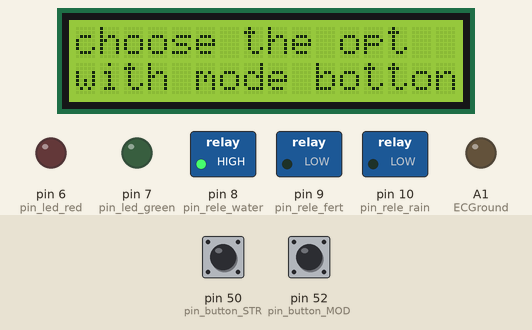
Recording of a sketch running on a simulated Arduino Mega 2560, built with avr-gcc and run on an emulated ATmega2560. Shown: 16×2 character LCD, switched loads named in the sketch (green lamp = pin HIGH), output pins drawn as LEDs (lit = HIGH). Inputs (shaded band) come from the test bench; at power-on: pin 52 (pin_button_MOD) HIGH, pin 50 (pin_button_STR) HIGH.

Above: at 1.4 s.
1.5 s: pin 52 (pin_button_MOD) pulled LOW for 0.15 s
At 2.5 s:
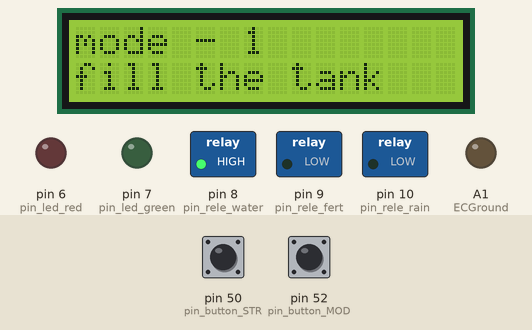
4.6 s: pin 50 (pin_button_STR) pulled LOW for 0.15 s
At 5.5 s:
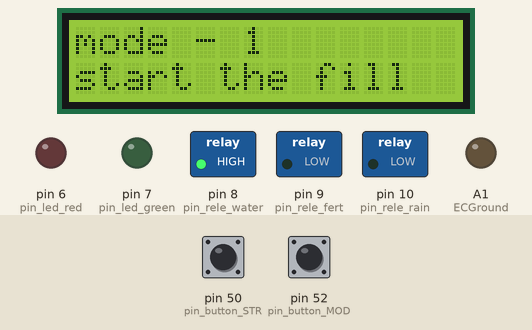
7.7 s: pin 50 (pin_button_STR) pulled LOW for 1 s
At 8.8 s:
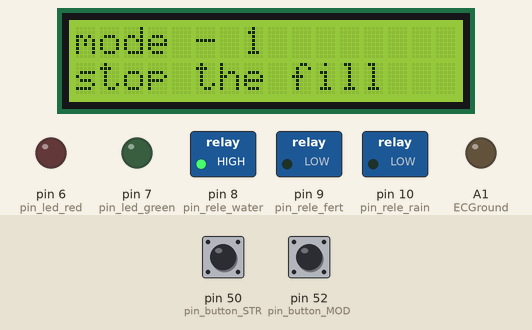
11.7 s: pin 52 (pin_button_MOD) pulled LOW for 1 s
At 12.2 s:
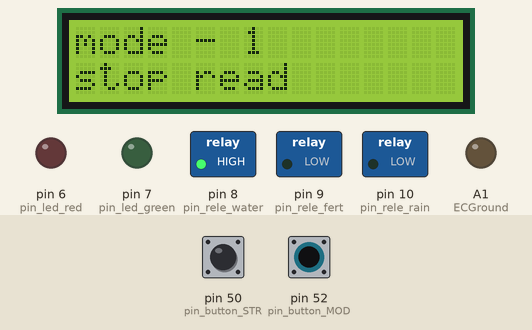
15.7 s: pin 50 (pin_button_STR) pulled LOW for 0.15 s
At 16.6 s:
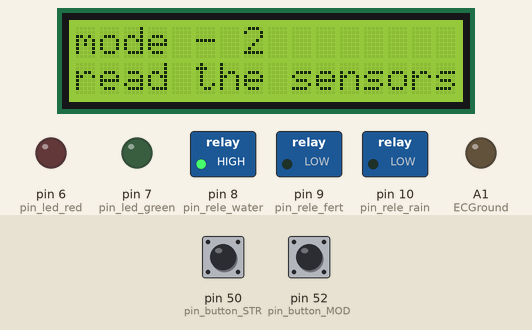
18.8 s: pin 52 (pin_button_MOD) pulled LOW for 3.2 s
At 20.0 s:
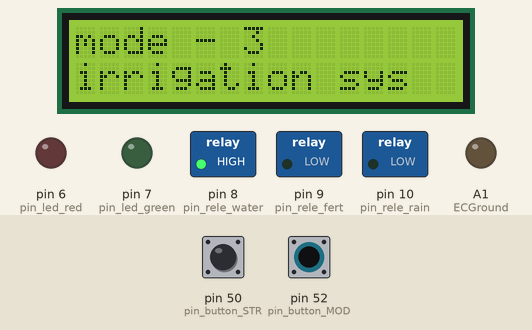
Timing chart, 0 to 21.8 s (numbered marks = the images above; inputs shaded):
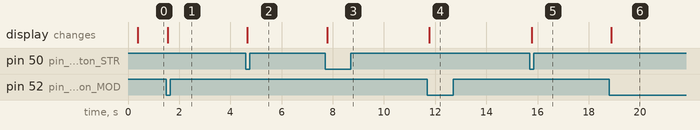

The sketch:

gaia_tanque_nutritivo.ino
```cpp
#include <DS3231.h>
#include <LiquidCrystal_I2C.h>
#include <Wire.h>
#include <OneWire.h>
#include <DallasTemperature.h>

// Init the DS3231 using the hardware interface
DS3231  rtc(SDA, SCL);

// Modulo I2C display no endereco 0x27
LiquidCrystal_I2C lcd(0x27,2,1,0,4,5,6,7,3, POSITIVE);

// Pino ligado ao sensor de nivel minimo
#define sen_nivel_minimo 4

// Pino ligado ao sensor de nivel maximo
#define sen_nivel_maximo 5

// Pino ligado ao Led verde de sinalização de tanque cheio
#define pin_led_green 7

// Pino ligado ao Led vermelho de sinalização de tanque vazio
#define pin_led_red 6

// Rele de acionamento da bomba de agua potavel
#define pin_rele_water 8

// Rele de acionamento da bomba de liquido nutritivel
#define pin_rele_fert 9

// Rele de acionamento da bomba de irrigação
#define pin_rele_rain 10

#define pin_button_STR 50

#define pin_button_MOD 52

//************************* User Defined Variables ********************************************************//


//##################################################################################
//-----------  Do not Replace R1 with a resistor lower than 300 ohms    ------------
//##################################################################################


int R1= 1000;
int Ra=25; //Resistance of powering Pins
int ECPin= A0;
int ECGround=A1;
int ECPower =A2;


//*********** Converting to ppm [Learn to use EC it is much better**************//
// Hana      [USA]        PPMconverion:  0.5
// Eutech    [EU]          PPMconversion:  0.64
//Tranchen  [Australia]  PPMconversion:  0.7
// Why didnt anyone standardise this?


float PPMconversion=0.7;


//*************Compensating for temperature ************************************//
//The value below will change depending on what chemical solution we are measuring
//0.019 is generaly considered the standard for plant nutrients [google "Temperature compensation EC" for more info
float TemperatureCoef = 0.019; //this changes depending on what chemical we are measuring


//********************** Cell Constant For Ec Measurements *********************//
//Mine was around 2.9 with plugs being a standard size they should all be around the same
//But If you get bad readings you can use the calibration script and fluid to get a better estimate for K
float K=2.88;


//************ Temp Probe Related *********************************************//
#define ONE_WIRE_BUS 13          // Data wire For Temp Probe is plugged into pin 10 on the Arduino
const int TempProbePossitive =8;  //Temp Probe power connected to pin 9
const int TempProbeNegative=9;    //Temp Probe Negative connected to pin 8


//***************************** END Of Recomended User Inputs *****************************************************************//

void controlaEC();
void GetEC();
void PrintReadings();
void controlaTanque();
void controlaIrrigacao();


OneWire oneWire(ONE_WIRE_BUS);// Setup a oneWire instance to communicate with any OneWire devices
DallasTemperature sensors(&oneWire);// Pass our oneWire reference to Dallas Temperature.


float Temperature=10;
float EC=0;
float EC25 =0;
int ppm =0;


float raw= 0;
float Vin= 5;
float Vdrop= 0;
float Rc= 0;
float buffer=0;

void setup() {
  Serial.begin(9600);
  // The following lines can be uncommented to set the date and time
  //rtc.setDOW(SUNDAY);     // Set Day-of-Week to SUNDAY
  //rtc.setTime(19, 4, 0);     // Set the time to 12:00:00 (24hr format)
  //rtc.setDate(1, 6, 2019);   // Set the date to January 1st, 2014

  pinMode (sen_nivel_minimo, INPUT);
  pinMode (sen_nivel_maximo, INPUT);
  pinMode (pin_led_green, OUTPUT);
  pinMode (pin_led_red, OUTPUT);
  pinMode (pin_rele_water, OUTPUT);
  pinMode (pin_rele_fert, OUTPUT);
  pinMode (pin_rele_rain, OUTPUT);
   pinMode(pin_button_STR, INPUT_PULLUP);
  pinMode(pin_button_MOD, INPUT_PULLUP);

  //*********************************Setup - runs Once and sets pins etc ******************************************************//
  pinMode(TempProbeNegative , OUTPUT ); //seting ground pin as output for tmp probe
  digitalWrite(TempProbeNegative , LOW );//Seting it to ground so it can sink current
  pinMode(TempProbePossitive , OUTPUT );//ditto but for positive
  digitalWrite(TempProbePossitive , HIGH );
  pinMode(ECPin,INPUT);
  pinMode(ECPower,OUTPUT);//Setting pin for sourcing current
  pinMode(ECGround,OUTPUT);//setting pin for sinking current
  digitalWrite(ECGround,LOW);//We can leave the ground connected permanantly

  // Initialize the rtc object
  rtc.begin();

  // Initialize the lcd object
  lcd.begin (16,2);

  delay(100);

  sensors.begin();// gives sensor time to settle

  delay(100);

  R1=(R1+Ra);

}

//************ This Loop Is called From Main Loop************************//
void GetEC(){


//*********Reading Temperature Of Solution *******************//
sensors.requestTemperatures();// Send the command to get temperatures
Temperature=sensors.getTempCByIndex(0); //Stores Value in Variable


//************Estimates Resistance of Liquid ****************//
digitalWrite(ECPower,HIGH);
raw= analogRead(ECPin);
raw= analogRead(ECPin);// This is not a mistake, First reading will be low beause if charged a capacitor
digitalWrite(ECPower,LOW);


//***************** Converts to EC **************************//
Vdrop= (Vin*raw)/1024.0;
Rc=(Vdrop*R1)/(Vin-Vdrop);
Rc=Rc-Ra; //acounting for Digital Pin Resitance
EC = 1000/(Rc*K);


//*************Compensating For Temperaure********************//
EC25  =  EC/ (1+ TemperatureCoef*(Temperature-25.0));
ppm=(EC25)*(PPMconversion*1000);


;}
//************************** End OF EC Function ***************************//

//***This Loop Is called From Main Loop- Prints to serial usefull info ***//
void PrintReadings(){
Serial.print("Rc: ");
Serial.print(Rc);
Serial.print(" EC: ");
Serial.print(EC25);
Serial.print(" Simens  ");
Serial.print(ppm);
Serial.print(" ppm  ");
Serial.print(Temperature);
Serial.println(" *C ");


/*
//********** Usued for Debugging ************
Serial.print("Vdrop: ");
Serial.println(Vdrop);
Serial.print("Rc: ");
Serial.println(Rc);
Serial.print(EC);
Serial.println("Siemens");
//********** end of Debugging Prints *********
*/
};

//************************************* Main Loop - controlaEC() ***************************************************************//
//Moved Heavy Work To subroutines so you can call them from main loop without cluttering the main loop
void controlaEC(){
  static unsigned long delayEC;


if ( (millis() - delayEC) < 500){

    GetEC();          //Calls Code to Go into GetEC() Loop [Below Main Loop] dont call this more that 1/5 hhz [once every five seconds] or you will polarise the water
    PrintReadings();  // Cals Print routine [below main loop]

  }

if ( (millis() - delayEC) >= 4500){
  //Zera a variavel delayPisca com o tempo atual depois que passar 800 ms
  delayEC = millis();
}


}
//************************************** End Of Main Loop **********************************************************************//

void controlaTanque() {
static byte estadoTank = 0;
static byte estadoRele = 0;
static bool estadoMinimo = true;
static bool estadoMaximo = true;
static unsigned long delayPisca;

// Efetua a leitura dos sensores de nivel
estadoMinimo = digitalRead(sen_nivel_minimo);
estadoMaximo = digitalRead(sen_nivel_maximo);

if ((estadoMinimo == 0) && (estadoMaximo == 0) && (estadoRele == 0)){
estadoTank = 1;
}

if ((estadoMinimo == 1) && (estadoMaximo == 0) && (estadoRele == 1)){
estadoTank = 2;
}

if ((estadoMinimo == 1) && (estadoMaximo == 1) && (estadoRele == 1)){
estadoTank = 3;
}

if ((estadoMinimo == 0) && (estadoMaximo == 1) && (estadoRele == 0 || estadoRele == 1)){
estadoTank = 4;
}

switch (estadoTank) {
  case 1: {
  //Liga o led vermelho por que o tanque esta vazio
  digitalWrite(pin_led_red, HIGH);
  //Desliga o led verde por que o tanque esta vazio
  digitalWrite(pin_led_green, LOW);
  //Liga o rele para bombear agua pro tanque
  digitalWrite(pin_rele_water, LOW);//invertido não sei porque
  digitalWrite(pin_rele_fert, LOW);//invertido não sei porque
  estadoRele = 1; // relé ligado
  break;
  }

  case 2: {
  if ( (millis() - delayPisca) < 200){
  //Desliga o led vermelho por que o tanque esta cheio
  digitalWrite(pin_led_red, LOW);
  } else {
  //Liga o led vermelho como um alarme
  digitalWrite(pin_led_red, HIGH);
  }
  if ( (millis() - delayPisca) >= 800){
  //Zera a variavel delayPisca com o tempo atual depois que passar 800 ms
  delayPisca = millis();
  }
  //Liga o led verde por que o tanque esta cheio
  digitalWrite(pin_led_green, HIGH);
  //Desliga o rele para bombear agua pro tanque porque esta cheio
  digitalWrite(pin_rele_water, LOW);//invertido não sei porque
  digitalWrite(pin_rele_fert, LOW);//invertido não sei porque
  estadoRele = 1; // relé ligado
  break;
  }

  case 3: {
  //Desliga o led vermelho por que o tanque esta cheio
  digitalWrite(pin_led_red, LOW);
  //Liga o led verde por que o tanque esta cheio
  digitalWrite(pin_led_green, HIGH);
  //Desliga o rele para bombear agua pro tanque porque esta cheio
  digitalWrite(pin_rele_water, HIGH);//invertido não sei porque
  digitalWrite(pin_rele_fert, HIGH);//invertido não sei porque
  estadoRele = 0; // relé ligado
  break;
  }

  case 4: {
  //Desliga o led vermelho por que o tanque esta cheio
  digitalWrite(pin_led_red, LOW);
  //Liga o led verde por que o tanque esta cheio
  digitalWrite(pin_led_green, HIGH);
  //Desliga o rele para bombear agua pro tanque porque esta cheio
  digitalWrite(pin_rele_water, HIGH);//invertido não sei porque
  digitalWrite(pin_rele_fert, HIGH);//invertido não sei porque
  estadoRele = 0; // relé ligado
  break;
  }

 }

}

void controlaIrrigacao() {
}

void loop() {
static byte estadoMenu = 1;
static byte estadoSTR = 0;
static unsigned long delayBouce1;
static unsigned long delayBouce2;
static bool estadoBotaoMOD = true;
static bool estadoAntBotaoMOD = true;
static bool estadoBotaoSTR = true;
static bool estadoAntBotaoSTR = true;

estadoBotaoMOD = digitalRead (pin_button_MOD);
  if ((!estadoBotaoMOD && estadoAntBotaoMOD) && ((millis() - delayBouce1))){
      estadoMenu++;
      if (estadoMenu > 4) {
          estadoMenu = 1;
      }
      delayBouce1 = millis();
 }

estadoAntBotaoMOD = estadoBotaoMOD;

estadoBotaoSTR = digitalRead (pin_button_STR);
  if ((!estadoBotaoSTR && estadoAntBotaoSTR) && ((millis() - delayBouce2))){
      estadoSTR++;
      if (estadoSTR > 2) {
          estadoSTR = 0;
      }
      delayBouce2 = millis();
 }

estadoAntBotaoSTR = estadoBotaoSTR;


switch (estadoMenu) {
  case 1: {
    lcd.clear();
    lcd.setCursor(0,0);
    lcd.print("choose the opt");
    lcd.setCursor(0,1);
    lcd.print("with mode botton");
    break;
  }
  case 2: {
    lcd.clear();
    lcd.setCursor(0,0);
    lcd.print("mode - 1");
    lcd.setCursor(0,1);
    lcd.print("fill the tank");
    if ((estadoMenu == 2) && (estadoSTR == 1)){
    lcd.clear();
    lcd.setCursor(0,0);
    lcd.print("mode - 1");
    lcd.setCursor(0,1);
    lcd.print("start the fill");
    }
    if ((estadoMenu == 2) && (estadoSTR == 2)){
    lcd.clear();
    lcd.setCursor(0,0);
    lcd.print("mode - 1");
    lcd.setCursor(0,1);
    lcd.print("stop the fill");
    }
    break;
  }
  case 3: {
    lcd.clear();
    lcd.setCursor(0,0);
    lcd.print("mode - 2");
    lcd.setCursor(0,1);
    lcd.print("read the sensors");
    if ((estadoMenu == 3) && (estadoSTR == 1)){
    lcd.clear();
    lcd.setCursor(0,0);
    lcd.print("mode - 1");
    lcd.setCursor(0,1);
    lcd.print("start read");
    }
    if ((estadoMenu == 3) && (estadoSTR == 2)){
    lcd.clear();
    lcd.setCursor(0,0);
    lcd.print("mode - 1");
    lcd.setCursor(0,1);
    lcd.print("stop read");
    }
    break;
  }
  case 4: {
    lcd.clear();
    lcd.setCursor(0,0);
    lcd.print("mode - 3");
    lcd.setCursor(0,1);
    lcd.print("irrigation sys");
    if ((estadoMenu == 4) && (estadoSTR == 1)){
    lcd.clear();
    lcd.setCursor(0,0);
    lcd.print("mode - 1");
    lcd.setCursor(0,1);
    lcd.print("start rain");
    }
    if ((estadoMenu == 4) && (estadoSTR == 2)){
    lcd.clear();
    lcd.setCursor(0,0);
    lcd.print("mode - 1");
    lcd.setCursor(0,1);
    lcd.print("stop rain");
    }
    break;
  }

 }

}
```

Measured:
- after the input at 1.5 s, the display: changes after 0.05 s (image 1)
- after the input at 4.6 s, the display: changes after 0.07 s (image 2)
- after the input at 7.7 s, the display: changes after 0.09 s (image 3)
- after the input at 11.7 s, the display: changes after 0.07 s (image 4)
- after the input at 15.7 s, the display: changes after 0.08 s (image 5)
- after the input at 18.8 s, the display: changes after 0.07 s (image 6)
